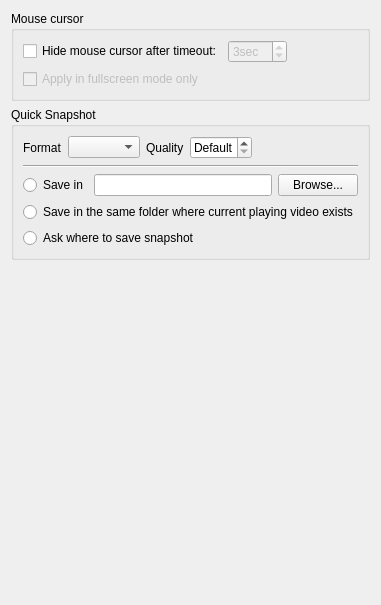
       <widget class="QWidget" name="misc">
        <layout class="QVBoxLayout" name="verticalLayout_42">
         <item>
          <widget class="QGroupBox" name="groupBox_30">
           <property name="title">
            <string>Mouse cursor</string>
           </property>
           <layout class="QVBoxLayout" name="verticalLayout_26">
            <item>
             <layout class="QHBoxLayout" name="horizontalLayout">
              <item>
               <widget class="QCheckBox" name="hide_cursor">
                <property name="text">
                 <string>Hide mouse cursor after timeout:</string>
                </property>
               </widget>
              </item>
              <item>
               <widget class="QSpinBox" name="hide_delay">
                <property name="enabled">
                 <bool>false</bool>
                </property>
                <property name="accelerated">
                 <bool>true</bool>
                </property>
                <property name="suffix">
                 <string>sec</string>
                </property>
                <property name="minimum">
                 <number>1</number>
                </property>
                <property name="value">
                 <number>3</number>
                </property>
               </widget>
              </item>
              <item>
               <spacer name="horizontalSpacer">
                <property name="orientation">
                 <enum>Qt::Horizontal</enum>
                </property>
                <property name="sizeHint" stdset="0">
                 <size>
                  <width>40</width>
                  <height>20</height>
                 </size>
                </property>
               </spacer>
              </item>
             </layout>
            </item>
            <item>
             <widget class="QCheckBox" name="hide_cursor_fs_only">
              <property name="enabled">
               <bool>false</bool>
              </property>
              <property name="text">
               <string>Apply in fullscreen mode only</string>
              </property>
             </widget>
            </item>
           </layout>
          </widget>
         </item>
         <item>
          <widget class="QGroupBox" name="groupBox_14">
           <property name="title">
            <string>Quick Snapshot</string>
           </property>
           <layout class="QVBoxLayout" name="verticalLayout_16">
            <item>
             <layout class="QHBoxLayout" name="horizontalLayout_29">
              <item>
               <widget class="QLabel" name="label_23">
                <property name="text">
                 <string>Format</string>
                </property>
               </widget>
              </item>
              <item>
               <widget class="QComboBox" name="quick_snapshot_format"/>
              </item>
              <item>
               <widget class="QLabel" name="label_38">
                <property name="text">
                 <string>Quality</string>
                </property>
               </widget>
              </item>
              <item>
               <widget class="QSpinBox" name="quick_snapshot_quality">
                <property name="specialValueText">
                 <string>Default</string>
                </property>
                <property name="minimum">
                 <number>-1</number>
                </property>
                <property name="maximum">
                 <number>100</number>
                </property>
                <property name="value">
                 <number>-1</number>
                </property>
               </widget>
              </item>
              <item>
               <spacer name="horizontalSpacer_15">
                <property name="orientation">
                 <enum>Qt::Horizontal</enum>
                </property>
                <property name="sizeHint" stdset="0">
                 <size>
                  <width>40</width>
                  <height>20</height>
                 </size>
                </property>
               </spacer>
              </item>
             </layout>
            </item>
            <item>
             <widget class="Line" name="line">
              <property name="orientation">
               <enum>Qt::Horizontal</enum>
              </property>
             </widget>
            </item>
            <item>
             <layout class="QHBoxLayout" name="horizontalLayout_16">
              <item>
               <widget class="QRadioButton" name="save_quick_snapshot_folder">
                <property name="text">
                 <string>Save in</string>
                </property>
               </widget>
              </item>
              <item>
               <widget class="QLineEdit" name="quick_snapshot_folder">
                <property name="readOnly">
                 <bool>true</bool>
                </property>
               </widget>
              </item>
              <item>
               <widget class="QPushButton" name="quick_snapshot_folder_browse">
                <property name="text">
                 <string>Browse...</string>
                </property>
               </widget>
              </item>
             </layout>
            </item>
            <item>
             <widget class="QRadioButton" name="save_quick_snapshot_current">
              <property name="text">
               <string>Save in the same folder where current playing video exists</string>
              </property>
             </widget>
            </item>
            <item>
             <widget class="QRadioButton" name="save_quick_snapshot_ask">
              <property name="text">
               <string>Ask where to save snapshot</string>
              </property>
             </widget>
            </item>
           </layout>
          </widget>
         </item>
         <item>
          <spacer name="verticalSpacer_11">
           <property name="orientation">
            <enum>Qt::Vertical</enum>
           </property>
           <property name="sizeHint" stdset="0">
            <size>
             <width>20</width>
             <height>334</height>
            </size>
           </property>
          </spacer>
         </item>
        </layout>
       </widget>
